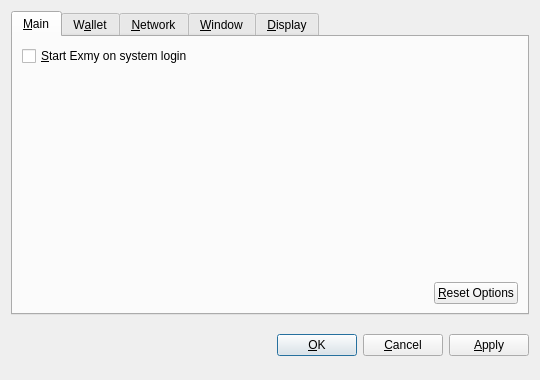
<?xml version="1.0" encoding="UTF-8"?>
<ui version="4.0">
 <class>OptionsDialog</class>
 <widget class="QDialog" name="OptionsDialog">
  <property name="geometry">
   <rect>
    <x>0</x>
    <y>0</y>
    <width>540</width>
    <height>380</height>
   </rect>
  </property>
  <property name="windowTitle">
   <string>Options</string>
  </property>
  <property name="modal">
   <bool>true</bool>
  </property>
  <layout class="QVBoxLayout" name="verticalLayout">
   <item>
    <widget class="QTabWidget" name="tabWidget">
     <property name="tabPosition">
      <enum>QTabWidget::North</enum>
     </property>
     <property name="currentIndex">
      <number>0</number>
     </property>
     <widget class="QWidget" name="tabMain">
      <attribute name="title">
       <string>&amp;Main</string>
      </attribute>
      <layout class="QVBoxLayout" name="verticalLayout_Main">
       <item>
        <widget class="QCheckBox" name="bitcoinAtStartup">
         <property name="toolTip">
          <string>Automatically start Exmy after logging in to the system.</string>
         </property>
         <property name="text">
          <string>&amp;Start Exmy on system login</string>
         </property>
        </widget>
       </item>
       <item>
        <spacer name="verticalSpacer_Main">
         <property name="orientation">
          <enum>Qt::Vertical</enum>
         </property>
         <property name="sizeHint" stdset="0">
          <size>
           <width>20</width>
           <height>40</height>
          </size>
         </property>
        </spacer>
       </item>
       <item>
        <layout class="QHBoxLayout" name="horizontalLayout_2_Main">
         <item>
          <spacer name="horizontalSpacer_2_Main">
           <property name="orientation">
            <enum>Qt::Horizontal</enum>
           </property>
           <property name="sizeHint" stdset="0">
            <size>
             <width>40</width>
             <height>20</height>
            </size>
           </property>
          </spacer>
         </item>
         <item>
          <widget class="QPushButton" name="resetButton">
           <property name="toolTip">
            <string>Reset all client options to default.</string>
           </property>
           <property name="text">
            <string>&amp;Reset Options</string>
           </property>
           <property name="autoDefault">
            <bool>false</bool>
           </property>
          </widget>
         </item>
        </layout>
       </item>
      </layout>
     </widget>
     <widget class="QWidget" name="tabWallet">
      <attribute name="title">
       <string>W&amp;allet</string>
      </attribute>
      <layout class="QVBoxLayout" name="verticalLayout_Network">
       <item>
        <widget class="QLabel" name="transactionFeeInfoLabel">
         <property name="text">
          <string>Optional transaction fee per kB that helps make sure your transactions are processed quickly. Most transactions are 1 kB.</string>
         </property>
         <property name="textFormat">
          <enum>Qt::PlainText</enum>
         </property>
         <property name="wordWrap">
          <bool>true</bool>
         </property>
        </widget>
       </item>
       <item>
        <layout class="QHBoxLayout" name="horizontalLayout_1_Main">
         <item>
          <widget class="QLabel" name="transactionFeeLabel">
           <property name="text">
            <string>Pay transaction &amp;fee</string>
           </property>
           <property name="textFormat">
            <enum>Qt::PlainText</enum>
           </property>
           <property name="buddy">
            <cstring>transactionFee</cstring>
           </property>
          </widget>
         </item>
         <item>
          <widget class="BitcoinAmountField" name="transactionFee"/>
         </item>
         <item>
          <spacer name="horizontalSpacer_1_Main">
           <property name="orientation">
            <enum>Qt::Horizontal</enum>
           </property>
           <property name="sizeHint" stdset="0">
            <size>
             <width>40</width>
             <height>20</height>
            </size>
           </property>
          </spacer>
         </item>
        </layout>
       </item>
       <item>
        <widget class="QLabel" name="label">
         <property name="text">
          <string>If you disable the spending of unconfirmed change, the change from a transaction cannot be used until that transaction has at least one confirmation. This also affects how your balance is computed.</string>
         </property>
         <property name="wordWrap">
          <bool>true</bool>
         </property>
        </widget>
       </item>
       <item>
        <widget class="QCheckBox" name="spendZeroConfChange">
         <property name="text">
          <string>Spend unconfirmed change  (experts only)</string>
         </property>
        </widget>
       </item>
       <item>
        <spacer name="verticalSpacer">
         <property name="orientation">
          <enum>Qt::Vertical</enum>
         </property>
         <property name="sizeHint" stdset="0">
          <size>
           <width>20</width>
           <height>40</height>
          </size>
         </property>
        </spacer>
       </item>
      </layout>
     </widget>
     <widget class="QWidget" name="tabNetwork">
      <attribute name="title">
       <string>&amp;Network</string>
      </attribute>
      <layout class="QVBoxLayout" name="verticalLayout_Network">
       <item>
        <widget class="QCheckBox" name="mapPortUpnp">
         <property name="toolTip">
          <string>Automatically open the Exmy client port on the router. This only works when your router supports UPnP and it is enabled.</string>
         </property>
         <property name="text">
          <string>Map port using &amp;UPnP</string>
         </property>
        </widget>
       </item>
       <item>
        <widget class="QCheckBox" name="connectSocks">
         <property name="toolTip">
          <string>Connect to the Exmy network through a SOCKS proxy (e.g. when connecting through Tor).</string>
         </property>
         <property name="text">
          <string>&amp;Connect through SOCKS proxy:</string>
         </property>
        </widget>
       </item>
       <item>
        <layout class="QHBoxLayout" name="horizontalLayout_Network">
         <item>
          <widget class="QLabel" name="proxyIpLabel">
           <property name="text">
            <string>Proxy &amp;IP:</string>
           </property>
           <property name="textFormat">
            <enum>Qt::PlainText</enum>
           </property>
           <property name="buddy">
            <cstring>proxyIp</cstring>
           </property>
          </widget>
         </item>
         <item>
          <widget class="QValidatedLineEdit" name="proxyIp">
           <property name="maximumSize">
            <size>
             <width>140</width>
             <height>16777215</height>
            </size>
           </property>
           <property name="toolTip">
            <string>IP address of the proxy (e.g. 127.0.0.1)</string>
           </property>
          </widget>
         </item>
         <item>
          <widget class="QLabel" name="proxyPortLabel">
           <property name="text">
            <string>&amp;Port:</string>
           </property>
           <property name="textFormat">
            <enum>Qt::PlainText</enum>
           </property>
           <property name="buddy">
            <cstring>proxyPort</cstring>
           </property>
          </widget>
         </item>
         <item>
          <widget class="QLineEdit" name="proxyPort">
           <property name="maximumSize">
            <size>
             <width>55</width>
             <height>16777215</height>
            </size>
           </property>
           <property name="toolTip">
            <string>Port of the proxy (e.g. 9050)</string>
           </property>
          </widget>
         </item>
         <item>
          <widget class="QLabel" name="socksVersionLabel">
           <property name="text">
            <string>SOCKS &amp;Version:</string>
           </property>
           <property name="textFormat">
            <enum>Qt::PlainText</enum>
           </property>
           <property name="buddy">
            <cstring>socksVersion</cstring>
           </property>
          </widget>
         </item>
         <item>
          <widget class="QValueComboBox" name="socksVersion">
           <property name="toolTip">
            <string>SOCKS version of the proxy (e.g. 5)</string>
           </property>
          </widget>
         </item>
         <item>
          <spacer name="horizontalSpacer_Network">
           <property name="orientation">
            <enum>Qt::Horizontal</enum>
           </property>
           <property name="sizeHint" stdset="0">
            <size>
             <width>40</width>
             <height>20</height>
            </size>
           </property>
          </spacer>
         </item>
        </layout>
       </item>
       <item>
        <spacer name="verticalSpacer_Network">
         <property name="orientation">
          <enum>Qt::Vertical</enum>
         </property>
         <property name="sizeHint" stdset="0">
          <size>
           <width>20</width>
           <height>40</height>
          </size>
         </property>
        </spacer>
       </item>
      </layout>
     </widget>
     <widget class="QWidget" name="tabWindow">
      <attribute name="title">
       <string>&amp;Window</string>
      </attribute>
      <layout class="QVBoxLayout" name="verticalLayout_Window">
       <item>
        <widget class="QCheckBox" name="minimizeToTray">
         <property name="toolTip">
          <string>Show only a tray icon after minimizing the window.</string>
         </property>
         <property name="text">
          <string>&amp;Minimize to the tray instead of the taskbar</string>
         </property>
        </widget>
       </item>
       <item>
        <widget class="QCheckBox" name="minimizeOnClose">
         <property name="toolTip">
          <string>Minimize instead of exit the application when the window is closed. When this option is enabled, the application will be closed only after selecting Quit in the menu.</string>
         </property>
         <property name="text">
          <string>M&amp;inimize on close</string>
         </property>
        </widget>
       </item>
       <item>
        <spacer name="verticalSpacer_Window">
         <property name="orientation">
          <enum>Qt::Vertical</enum>
         </property>
         <property name="sizeHint" stdset="0">
          <size>
           <width>20</width>
           <height>40</height>
          </size>
         </property>
        </spacer>
       </item>
      </layout>
     </widget>
     <widget class="QWidget" name="tabDisplay">
      <attribute name="title">
       <string>&amp;Display</string>
      </attribute>
      <layout class="QVBoxLayout" name="verticalLayout_Display">
       <item>
        <layout class="QHBoxLayout" name="horizontalLayout_1_Display">
         <item>
          <widget class="QLabel" name="langLabel">
           <property name="text">
            <string>User Interface &amp;language:</string>
           </property>
           <property name="textFormat">
            <enum>Qt::PlainText</enum>
           </property>
           <property name="buddy">
            <cstring>lang</cstring>
           </property>
          </widget>
         </item>
         <item>
          <widget class="QValueComboBox" name="lang">
           <property name="toolTip">
            <string>The user interface language can be set here. This setting will take effect after restarting Exmy.</string>
           </property>
          </widget>
         </item>
        </layout>
       </item>
       <item>
        <layout class="QHBoxLayout" name="horizontalLayout_2_Display">
         <item>
          <widget class="QLabel" name="unitLabel">
           <property name="text">
            <string>&amp;Unit to show amounts in:</string>
           </property>
           <property name="textFormat">
            <enum>Qt::PlainText</enum>
           </property>
           <property name="buddy">
            <cstring>unit</cstring>
           </property>
          </widget>
         </item>
         <item>
          <widget class="QValueComboBox" name="unit">
           <property name="toolTip">
            <string>Choose the default subdivision unit to show in the interface and when sending coins.</string>
           </property>
          </widget>
         </item>
        </layout>
       </item>
       <item>
        <widget class="QCheckBox" name="displayAddresses">
         <property name="toolTip">
          <string>Whether to show Exmy addresses in the transaction list or not.</string>
         </property>
         <property name="text">
          <string>&amp;Display addresses in transaction list</string>
         </property>
        </widget>
       </item>
       <item>
        <widget class="QCheckBox" name="coinControlFeatures">
         <property name="toolTip">
          <string>Whether to show coin control features or not.</string>
         </property>
         <property name="text">
          <string>Display coin &amp;control features (experts only!)</string>
         </property>
        </widget>
       </item>
       <item>
        <spacer name="verticalSpacer_Display">
         <property name="orientation">
          <enum>Qt::Vertical</enum>
         </property>
         <property name="sizeHint" stdset="0">
          <size>
           <width>20</width>
           <height>40</height>
          </size>
         </property>
        </spacer>
       </item>
      </layout>
     </widget>
    </widget>
   </item>
   <item>
    <layout class="QHBoxLayout" name="horizontalLayout_Buttons">
     <item>
      <spacer name="horizontalSpacer_1">
       <property name="orientation">
        <enum>Qt::Horizontal</enum>
       </property>
       <property name="sizeHint" stdset="0">
        <size>
         <width>40</width>
         <height>48</height>
        </size>
       </property>
      </spacer>
     </item>
     <item>
      <widget class="QLabel" name="statusLabel">
       <property name="font">
        <font>
         <weight>75</weight>
         <bold>true</bold>
        </font>
       </property>
       <property name="text">
        <string/>
       </property>
       <property name="textFormat">
        <enum>Qt::PlainText</enum>
       </property>
       <property name="wordWrap">
        <bool>true</bool>
       </property>
      </widget>
     </item>
     <item>
      <spacer name="horizontalSpacer_2">
       <property name="orientation">
        <enum>Qt::Horizontal</enum>
       </property>
       <property name="sizeHint" stdset="0">
        <size>
         <width>40</width>
         <height>48</height>
        </size>
       </property>
      </spacer>
     </item>
     <item>
      <widget class="QPushButton" name="okButton">
       <property name="text">
        <string>&amp;OK</string>
       </property>
      </widget>
     </item>
     <item>
      <widget class="QPushButton" name="cancelButton">
       <property name="text">
        <string>&amp;Cancel</string>
       </property>
       <property name="autoDefault">
        <bool>false</bool>
       </property>
      </widget>
     </item>
     <item>
      <widget class="QPushButton" name="applyButton">
       <property name="text">
        <string>&amp;Apply</string>
       </property>
       <property name="autoDefault">
        <bool>false</bool>
       </property>
      </widget>
     </item>
    </layout>
   </item>
  </layout>
 </widget>
 <customwidgets>
  <customwidget>
   <class>BitcoinAmountField</class>
   <extends>QSpinBox</extends>
   <header>bitcoinamountfield.h</header>
  </customwidget>
  <customwidget>
   <class>QValueComboBox</class>
   <extends>QComboBox</extends>
   <header>qvaluecombobox.h</header>
  </customwidget>
  <customwidget>
   <class>QValidatedLineEdit</class>
   <extends>QLineEdit</extends>
   <header>qvalidatedlineedit.h</header>
  </customwidget>
 </customwidgets>
 <resources/>
 <connections/>
</ui>
